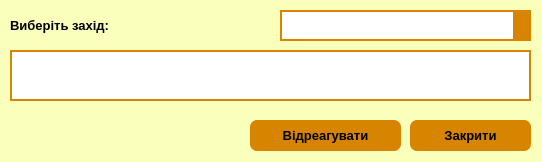
<?xml version="1.0" encoding="UTF-8"?>
<ui version="4.0">
 <class>changeWindow</class>
 <widget class="QDialog" name="changeWindow">
  <property name="geometry">
   <rect>
    <x>0</x>
    <y>0</y>
    <width>542</width>
    <height>162</height>
   </rect>
  </property>
  <property name="minimumSize">
   <size>
    <width>542</width>
    <height>162</height>
   </size>
  </property>
  <property name="maximumSize">
   <size>
    <width>542</width>
    <height>162</height>
   </size>
  </property>
  <property name="windowTitle">
   <string>TimeTask - Редагування заходу</string>
  </property>
  <property name="windowIcon">
   <iconset resource="logo.qrc">
    <normaloff>:/images/timetask-ico.ico</normaloff>:/images/timetask-ico.ico</iconset>
  </property>
  <property name="styleSheet">
   <string notr="true">background-color: rgb(250, 255, 188);</string>
  </property>
  <widget class="QLabel" name="label">
   <property name="geometry">
    <rect>
     <x>10</x>
     <y>10</y>
     <width>171</width>
     <height>31</height>
    </rect>
   </property>
   <property name="font">
    <font>
     <pointsize>10</pointsize>
     <weight>75</weight>
     <bold>true</bold>
    </font>
   </property>
   <property name="text">
    <string>Виберіть захід:</string>
   </property>
  </widget>
  <widget class="QComboBox" name="comboBox">
   <property name="geometry">
    <rect>
     <x>280</x>
     <y>10</y>
     <width>251</width>
     <height>31</height>
    </rect>
   </property>
   <property name="font">
    <font>
     <pointsize>10</pointsize>
     <weight>75</weight>
     <bold>true</bold>
    </font>
   </property>
   <property name="styleSheet">
    <string notr="true">QComboBox {
background-color: rgb(255, 255, 255);
border-style: solid;
border-width:2px;
border-color: rgb(215, 132, 0);
selection-color: rgb(0, 0, 0);
}
QComboBox::drop-down {
background-color: rgb(215, 132, 0);
}
QComboBox::down-arrow {
image: url(:/images/down.png);
top: 1px;
left: 1px;
}
QComboBox::drop-down:pressed {
background-color: rgb(154, 92, 0);
 }</string>
   </property>
  </widget>
  <widget class="QTableView" name="tableView">
   <property name="geometry">
    <rect>
     <x>10</x>
     <y>50</y>
     <width>521</width>
     <height>51</height>
    </rect>
   </property>
   <property name="styleSheet">
    <string notr="true">background-color: rgb(255, 255, 255);
border-style: solid;
border-width:2px;
border-color: rgb(215, 132, 0);</string>
   </property>
   <property name="sortingEnabled">
    <bool>true</bool>
   </property>
   <attribute name="verticalHeaderShowSortIndicator" stdset="0">
    <bool>true</bool>
   </attribute>
  </widget>
  <widget class="QPushButton" name="pushButton">
   <property name="geometry">
    <rect>
     <x>250</x>
     <y>120</y>
     <width>151</width>
     <height>31</height>
    </rect>
   </property>
   <property name="font">
    <font>
     <pointsize>10</pointsize>
     <weight>75</weight>
     <bold>true</bold>
    </font>
   </property>
   <property name="cursor">
    <cursorShape>PointingHandCursor</cursorShape>
   </property>
   <property name="styleSheet">
    <string notr="true">QPushButton {
background-color: rgb(215, 132, 0);
border-style: solid;
border-radius: 7px;
}
QPushButton:hover {
background-color: black;
color: rgb(215, 132, 0);
}
</string>
   </property>
   <property name="text">
    <string>Відреагувати</string>
   </property>
  </widget>
  <widget class="QPushButton" name="pushButton_2">
   <property name="geometry">
    <rect>
     <x>410</x>
     <y>120</y>
     <width>121</width>
     <height>31</height>
    </rect>
   </property>
   <property name="font">
    <font>
     <pointsize>10</pointsize>
     <weight>75</weight>
     <bold>true</bold>
    </font>
   </property>
   <property name="cursor">
    <cursorShape>PointingHandCursor</cursorShape>
   </property>
   <property name="styleSheet">
    <string notr="true">QPushButton {
background-color: rgb(215, 132, 0);
border-style: solid;
border-radius: 7px;
}
QPushButton:hover {
background-color: black;
color: rgb(215, 132, 0);
}
</string>
   </property>
   <property name="text">
    <string>Закрити</string>
   </property>
  </widget>
 </widget>
 <resources>
  <include location="logo.qrc"/>
 </resources>
 <connections/>
</ui>
